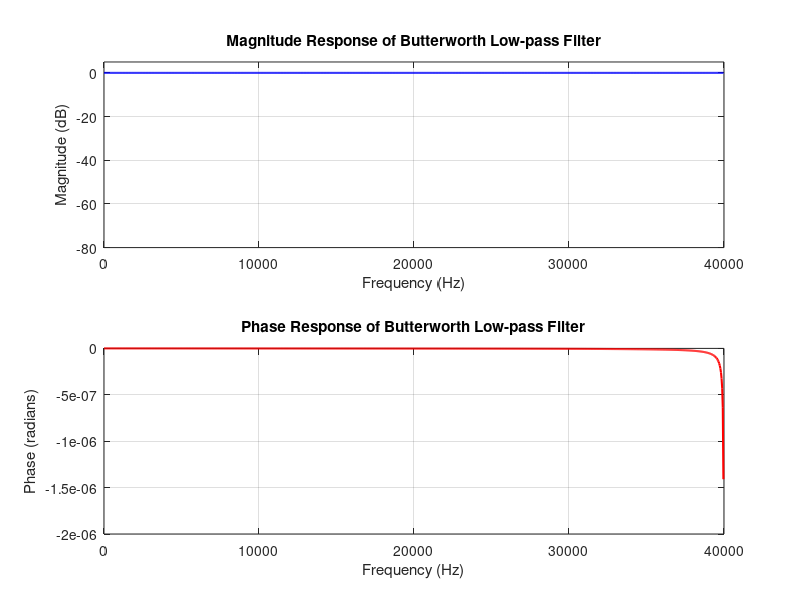

The MATLAB source for this figure: (Note: this script raises an error after producing the figure.)
clc; clear; close all;

% sampling frequency in Hz
Fs = 80e3;        
% passband edge frequency
Fp = 4e3;         
% stopband edge frequency
Fs_bp = 20e3;  
% maximum passband ripple
Rp = 0.5;     
% minimum stopband attenuation in dB
As = 45;     

% convert frequencies using bilinear pre-warping
T = 1 / Fs;  
Wp = 2 * pi * Fp;  
Ws = 2 * pi * Fs_bp;  

% pre-warped frequencies
Omega_p = (2/T) * tan(Wp * T / 2);  
Omega_s = (2/T) * tan(Ws * T / 2);  

% butterworth filter order
epsilon = sqrt(10^(Rp/10) - 1);  
N = ceil(log10((10^(As/10) - 1) / epsilon^2) / (2 * log10(Omega_s / Omega_p)));

% cutoff frequency
Omega_c = Omega_p / (epsilon^(1/N));

% analog Butterworth poles
k = (1:N);
poles = Omega_c * exp(1j * pi * (2*k + N - 1) / (2*N));

% analog transfer function H(s)
[num_s, den_s] = zp2tf([], poles, Omega_c^N);  

% convert to digital filter using Bilinear Transformation
[num_z, den_z] = bilinear(num_s, den_s, Fs);  

% frequency response of the designed digital filter
[H, W] = freqz(num_z, den_z, 1024, Fs);  

% Plot Gain Response
figure;
subplot(2,1,1);
plot(W, 20*log10(abs(H)), 'b', 'LineWidth', 1.5);
xlabel('Frequency (Hz)');
ylabel('Magnitude (dB)');
title('Magnitude Response of Butterworth Low-pass Filter');
grid on;
ylim([-80 5]);

% Plot Phase Response
subplot(2,1,2);
plot(W, angle(H), 'r', 'LineWidth', 1.5);
xlabel('Frequency (Hz)');
ylabel('Phase (radians)');
title('Phase Response of Butterworth Low-pass Filter');
grid on;

sgtitle('IIR Low-pass filter design using Bilinear Transformation Method');
